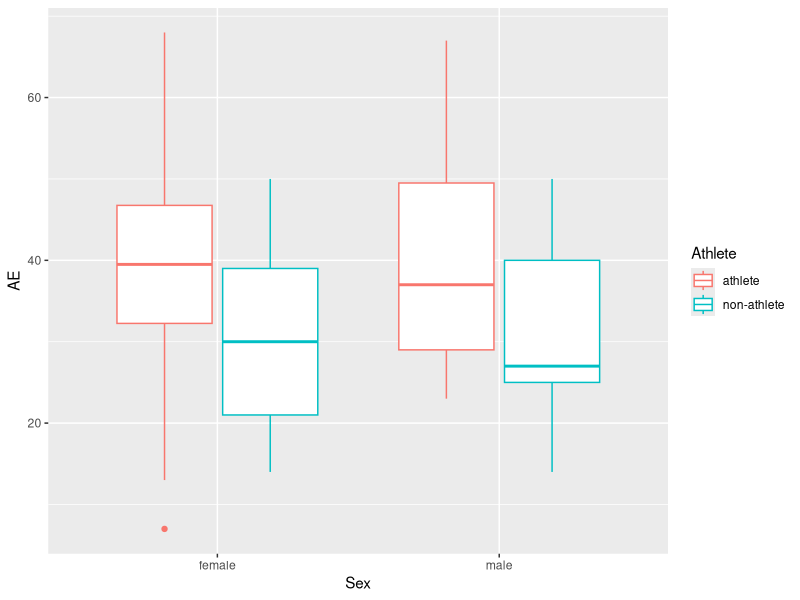
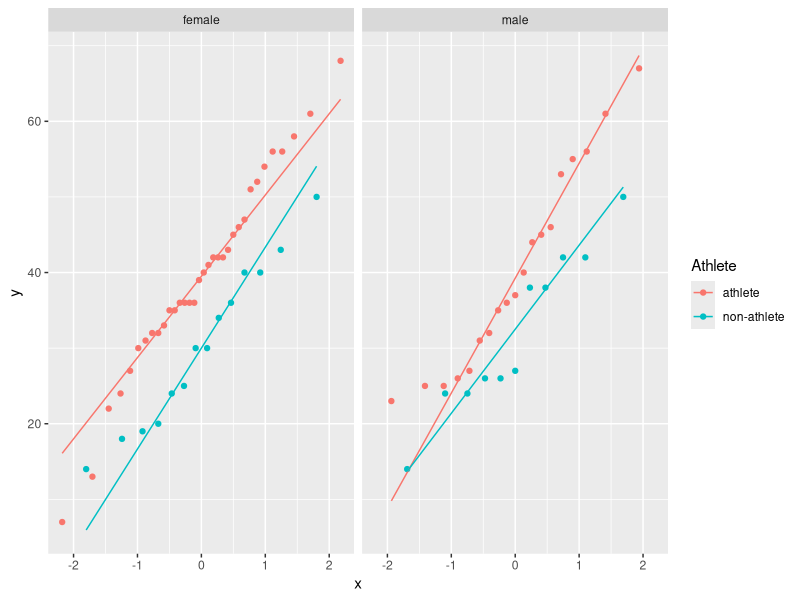
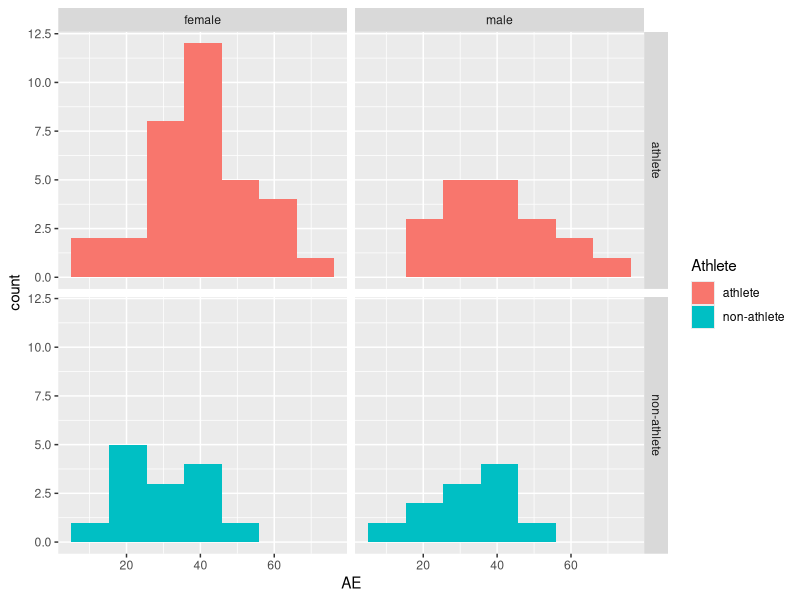
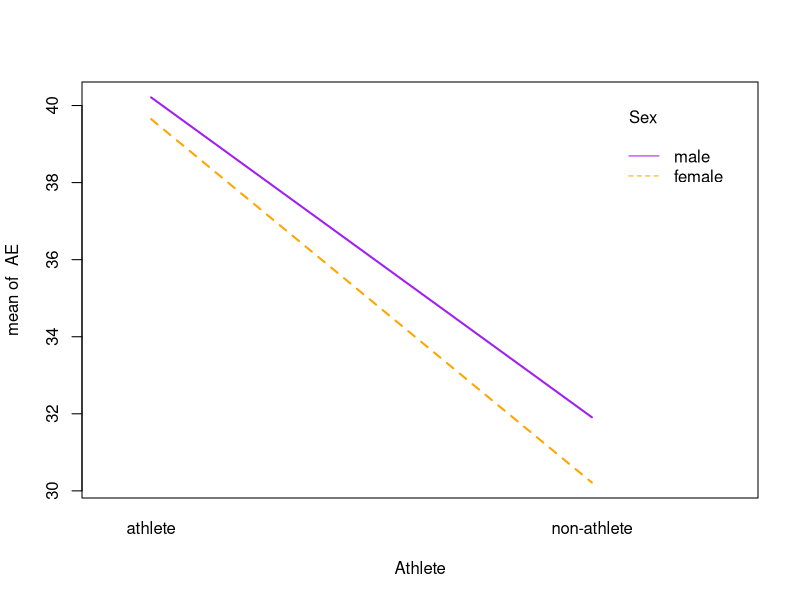

Source code (R) for these figures, in order: (Note: this script raises an error after producing the figures.)
## ---- chunk 1
knitr::opts_chunk$set(echo = TRUE)
library(tidyverse)
## ---- chunk 2
setwd("~/coding/stat204_project")
df = read_csv("angry_moods.csv") %>% 
          mutate(Sex = ifelse(Sex==2, 0, 1)) %>% 
          mutate(Athlete = ifelse(Athlete==2, 0, 1))
#male 2/0:female
#athletes, 2/0: non-athletes

df$Sex = factor(df$Sex, labels=c("female", "male"))
df$Athlete = factor(df$Athlete, labels=c("athlete","non-athlete"))
df = df %>% select(Sex, Athlete, 
                   AO = `Anger-Out`, AI = `Anger-In`, CO=`Control-Out`, 
                   CI=`Control-In`, AE=Anger_Expression)
df %>% head()
## ---- chunk 3
df %>% dim()
## ---- chunk 4
df %>% select(Sex, Athlete) %>% table()
## ---- chunk 5
df %>% ggplot(aes(x=Sex, y=AE, color=Athlete)) + geom_boxplot()
## ---- chunk 6
df %>% ggplot(aes(sample=AE, color=Athlete)) + stat_qq() + stat_qq_line()+ 
  facet_wrap(~Sex)
## ---- chunk 7
df %>% ggplot(aes(x=AE, fill=Athlete)) + geom_histogram(bins=7)+ 
  facet_grid(Athlete~Sex)
## ---- chunk 8
with(data = df, expr = {
  interaction.plot(Athlete, Sex, response = AE, lwd = 2, col = c("orange", "purple","blue"))
})
## ---- chunk 9
m.interactions = aov(Anger_Expression ~ Sex * Athlete, data = df)
m.interactions %>% summary()
## ---- chunk 10
m.full = aov(Anger_Expression ~ Sex +Athlete, data = df)
m.full %>% summary()
## ---- chunk 11
m.athlete = aov(Anger_Expression ~ Athlete, data = df) 
m.athlete %>% summary()
## ---- chunk 12
anova(m.athlete, m.interactions)
## ---- chunk 13
m.athlete = aov(Anger_Expression ~ Athlete, data = df)
  
anova(m.athlete, m.full)
## ---- chunk 14

m.athlete %>% plot(which = 2)
